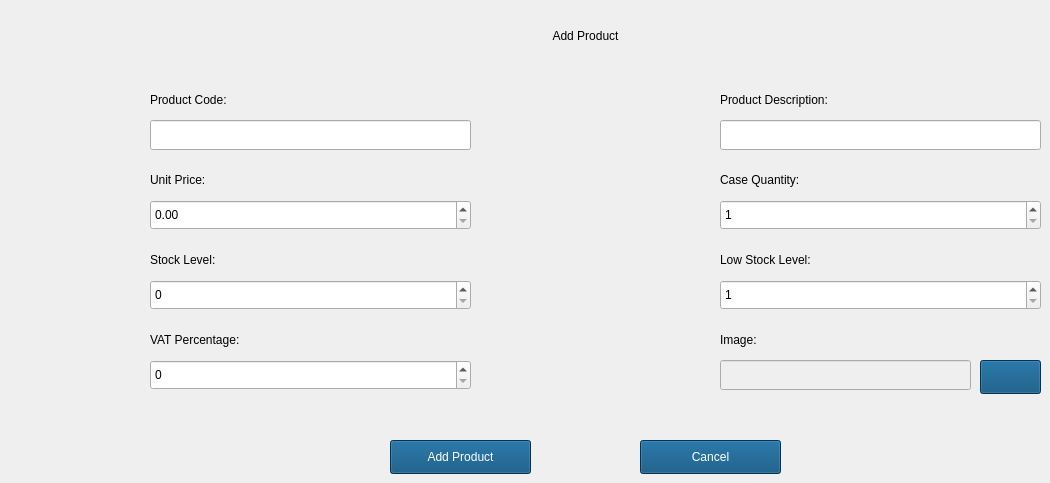
        <widget class="QWidget" name="AddProductWidget">
         <widget class="QLabel" name="label_30">
          <property name="geometry">
           <rect>
            <x>720</x>
            <y>170</y>
            <width>131</width>
            <height>19</height>
           </rect>
          </property>
          <property name="styleSheet">
           <string notr="true">font: 12pt &quot;Verdana&quot;;</string>
          </property>
          <property name="text">
           <string>Case Quantity:</string>
          </property>
         </widget>
         <widget class="QLineEdit" name="AddProductProdCodeLineEdit">
          <property name="geometry">
           <rect>
            <x>150</x>
            <y>120</y>
            <width>321</width>
            <height>30</height>
           </rect>
          </property>
          <property name="styleSheet">
           <string notr="true">font: 12pt &quot;Verdana&quot;;</string>
          </property>
          <property name="inputMask">
           <string/>
          </property>
          <property name="text">
           <string/>
          </property>
         </widget>
         <widget class="QLabel" name="label_27">
          <property name="geometry">
           <rect>
            <x>150</x>
            <y>250</y>
            <width>131</width>
            <height>19</height>
           </rect>
          </property>
          <property name="styleSheet">
           <string notr="true">font: 12pt &quot;Verdana&quot;;</string>
          </property>
          <property name="text">
           <string>Stock Level:</string>
          </property>
         </widget>
         <widget class="QLabel" name="label_21">
          <property name="geometry">
           <rect>
            <x>330</x>
            <y>20</y>
            <width>511</width>
            <height>31</height>
           </rect>
          </property>
          <property name="styleSheet">
           <string notr="true">color: rgb(0, 0, 0);
font: 75 16pt &quot;Verdana&quot;;
</string>
          </property>
          <property name="text">
           <string>Add Product</string>
          </property>
          <property name="alignment">
           <set>Qt::AlignCenter</set>
          </property>
         </widget>
         <widget class="QLabel" name="label_23">
          <property name="geometry">
           <rect>
            <x>720</x>
            <y>90</y>
            <width>201</width>
            <height>19</height>
           </rect>
          </property>
          <property name="styleSheet">
           <string notr="true">font: 12pt &quot;Verdana&quot;;</string>
          </property>
          <property name="text">
           <string>Product Description:</string>
          </property>
         </widget>
         <widget class="QLabel" name="label_29">
          <property name="geometry">
           <rect>
            <x>150</x>
            <y>330</y>
            <width>161</width>
            <height>19</height>
           </rect>
          </property>
          <property name="styleSheet">
           <string notr="true">font: 12pt &quot;Verdana&quot;;</string>
          </property>
          <property name="text">
           <string>VAT Percentage:</string>
          </property>
         </widget>
         <widget class="QPushButton" name="AddProductAddButton">
          <property name="geometry">
           <rect>
            <x>390</x>
            <y>440</y>
            <width>141</width>
            <height>34</height>
           </rect>
          </property>
          <property name="styleSheet">
           <string notr="true">background-color: rgb(0, 72, 119);
font: 12pt &quot;Verdana&quot;;
color: rgb(255, 255, 255);</string>
          </property>
          <property name="text">
           <string>Add Product</string>
          </property>
         </widget>
         <widget class="QLineEdit" name="AddProductProdDescLineEdit">
          <property name="geometry">
           <rect>
            <x>720</x>
            <y>120</y>
            <width>321</width>
            <height>30</height>
           </rect>
          </property>
          <property name="styleSheet">
           <string notr="true">font: 12pt &quot;Verdana&quot;;</string>
          </property>
         </widget>
         <widget class="QLabel" name="label_26">
          <property name="geometry">
           <rect>
            <x>150</x>
            <y>170</y>
            <width>131</width>
            <height>19</height>
           </rect>
          </property>
          <property name="styleSheet">
           <string notr="true">font: 12pt &quot;Verdana&quot;;</string>
          </property>
          <property name="text">
           <string>Unit Price:</string>
          </property>
         </widget>
         <widget class="QLabel" name="label_28">
          <property name="geometry">
           <rect>
            <x>720</x>
            <y>250</y>
            <width>161</width>
            <height>19</height>
           </rect>
          </property>
          <property name="styleSheet">
           <string notr="true">font: 12pt &quot;Verdana&quot;;</string>
          </property>
          <property name="text">
           <string>Low Stock Level:</string>
          </property>
         </widget>
         <widget class="QLabel" name="label_22">
          <property name="geometry">
           <rect>
            <x>150</x>
            <y>90</y>
            <width>131</width>
            <height>19</height>
           </rect>
          </property>
          <property name="styleSheet">
           <string notr="true">font: 12pt &quot;Verdana&quot;;</string>
          </property>
          <property name="text">
           <string>Product Code:</string>
          </property>
         </widget>
         <widget class="QPushButton" name="AddProductCancelButton">
          <property name="geometry">
           <rect>
            <x>640</x>
            <y>440</y>
            <width>141</width>
            <height>34</height>
           </rect>
          </property>
          <property name="styleSheet">
           <string notr="true">background-color: rgb(0, 72, 119);
font: 12pt &quot;Verdana&quot;;
color: rgb(255, 255, 255);</string>
          </property>
          <property name="text">
           <string>Cancel</string>
          </property>
         </widget>
         <widget class="QSpinBox" name="AddProductVATPercentSpinBox">
          <property name="geometry">
           <rect>
            <x>150</x>
            <y>360</y>
            <width>321</width>
            <height>30</height>
           </rect>
          </property>
          <property name="styleSheet">
           <string notr="true">font: 12pt &quot;Verdana&quot;;</string>
          </property>
          <property name="minimum">
           <number>0</number>
          </property>
          <property name="value">
           <number>0</number>
          </property>
         </widget>
         <widget class="QSpinBox" name="AddProductCaseQuantitySpinBox">
          <property name="geometry">
           <rect>
            <x>720</x>
            <y>200</y>
            <width>321</width>
            <height>30</height>
           </rect>
          </property>
          <property name="styleSheet">
           <string notr="true">font: 12pt &quot;Verdana&quot;;</string>
          </property>
          <property name="minimum">
           <number>1</number>
          </property>
         </widget>
         <widget class="QSpinBox" name="AddProductStockLevelSpinBox">
          <property name="geometry">
           <rect>
            <x>150</x>
            <y>280</y>
            <width>321</width>
            <height>30</height>
           </rect>
          </property>
          <property name="styleSheet">
           <string notr="true">font: 12pt &quot;Verdana&quot;;</string>
          </property>
         </widget>
         <widget class="QSpinBox" name="AddProductLowStockLevelSpinBox">
          <property name="geometry">
           <rect>
            <x>720</x>
            <y>280</y>
            <width>321</width>
            <height>30</height>
           </rect>
          </property>
          <property name="styleSheet">
           <string notr="true">font: 12pt &quot;Verdana&quot;;</string>
          </property>
          <property name="minimum">
           <number>1</number>
          </property>
         </widget>
         <widget class="QDoubleSpinBox" name="AddProductUnitPriceSpinBox">
          <property name="geometry">
           <rect>
            <x>150</x>
            <y>200</y>
            <width>321</width>
            <height>30</height>
           </rect>
          </property>
          <property name="styleSheet">
           <string notr="true">font: 12pt &quot;Verdana&quot;;</string>
          </property>
          <property name="singleStep">
           <double>0.010000000000000</double>
          </property>
         </widget>
         <widget class="QLabel" name="label_58">
          <property name="geometry">
           <rect>
            <x>720</x>
            <y>330</y>
            <width>161</width>
            <height>19</height>
           </rect>
          </property>
          <property name="styleSheet">
           <string notr="true">font: 12pt &quot;Verdana&quot;;</string>
          </property>
          <property name="text">
           <string>Image:</string>
          </property>
         </widget>
         <widget class="QLineEdit" name="AddProductImageLineEdit">
          <property name="enabled">
           <bool>false</bool>
          </property>
          <property name="geometry">
           <rect>
            <x>720</x>
            <y>360</y>
            <width>251</width>
            <height>30</height>
           </rect>
          </property>
          <property name="styleSheet">
           <string>font: 12pt &quot;Verdana&quot;;</string>
          </property>
         </widget>
         <widget class="QPushButton" name="AddProductImageSearchButton">
          <property name="geometry">
           <rect>
            <x>980</x>
            <y>360</y>
            <width>61</width>
            <height>34</height>
           </rect>
          </property>
          <property name="contextMenuPolicy">
           <enum>Qt::NoContextMenu</enum>
          </property>
          <property name="styleSheet">
           <string notr="true">background-color: rgb(0, 72, 119);
font: 8pt &quot;Verdana&quot;;</string>
          </property>
          <property name="icon">
           <iconset resource="resource.qrc">
            <normaloff>:/img/img/search.png</normaloff>:/img/img/search.png</iconset>
          </property>
         </widget>
        </widget>
